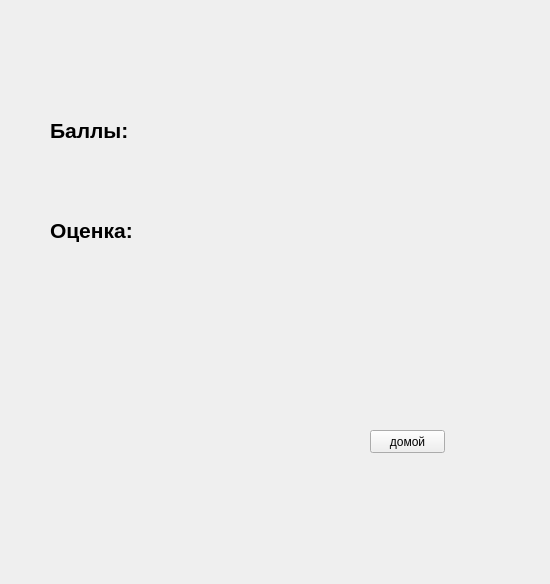
<?xml version="1.0" encoding="UTF-8"?>
<ui version="4.0">
 <class>Form</class>
 <widget class="QWidget" name="Form">
  <property name="geometry">
   <rect>
    <x>0</x>
    <y>0</y>
    <width>550</width>
    <height>584</height>
   </rect>
  </property>
  <property name="windowTitle">
   <string>Form</string>
  </property>
  <widget class="QStackedWidget" name="stackedWidget">
   <property name="geometry">
    <rect>
     <x>0</x>
     <y>30</y>
     <width>511</width>
     <height>511</height>
    </rect>
   </property>
   <property name="currentIndex">
    <number>7</number>
   </property>
   <widget class="QWidget" name="page">
    <widget class="QPushButton" name="pushButton">
     <property name="geometry">
      <rect>
       <x>70</x>
       <y>280</y>
       <width>401</width>
       <height>211</height>
      </rect>
     </property>
     <property name="text">
      <string>НАЧАТЬ</string>
     </property>
    </widget>
    <widget class="QLabel" name="label">
     <property name="geometry">
      <rect>
       <x>200</x>
       <y>60</y>
       <width>131</width>
       <height>41</height>
      </rect>
     </property>
     <property name="text">
      <string>&lt;html&gt;&lt;head/&gt;&lt;body&gt;&lt;p align=&quot;center&quot;&gt;&lt;span style=&quot; font-size:18pt; font-weight:600; font-style:italic;&quot;&gt;Тест&lt;/span&gt;&lt;/p&gt;&lt;/body&gt;&lt;/html&gt;</string>
     </property>
    </widget>
    <widget class="QLabel" name="label_16">
     <property name="geometry">
      <rect>
       <x>170</x>
       <y>110</y>
       <width>241</width>
       <height>31</height>
      </rect>
     </property>
     <property name="text">
      <string>&lt;html&gt;&lt;head/&gt;&lt;body&gt;&lt;p&gt;&lt;span style=&quot; font-size:16pt;&quot;&gt;На сколько ты гений!&lt;/span&gt;&lt;/p&gt;&lt;/body&gt;&lt;/html&gt;</string>
     </property>
    </widget>
   </widget>
   <widget class="QWidget" name="page_2">
    <widget class="QLabel" name="label_2">
     <property name="geometry">
      <rect>
       <x>220</x>
       <y>30</y>
       <width>101</width>
       <height>31</height>
      </rect>
     </property>
     <property name="text">
      <string>Вопрос 1</string>
     </property>
    </widget>
    <widget class="QLabel" name="label_3">
     <property name="geometry">
      <rect>
       <x>40</x>
       <y>100</y>
       <width>321</width>
       <height>41</height>
      </rect>
     </property>
     <property name="text">
      <string>&lt;html&gt;&lt;head/&gt;&lt;body&gt;&lt;p&gt;&lt;span style=&quot; font-size:16pt;&quot;&gt;3*15=?&lt;/span&gt;&lt;/p&gt;&lt;/body&gt;&lt;/html&gt;</string>
     </property>
    </widget>
    <widget class="QRadioButton" name="radioButton">
     <property name="geometry">
      <rect>
       <x>20</x>
       <y>170</y>
       <width>82</width>
       <height>17</height>
      </rect>
     </property>
     <property name="text">
      <string>45</string>
     </property>
    </widget>
    <widget class="QRadioButton" name="radioButton_2">
     <property name="geometry">
      <rect>
       <x>20</x>
       <y>210</y>
       <width>82</width>
       <height>17</height>
      </rect>
     </property>
     <property name="text">
      <string>50</string>
     </property>
    </widget>
    <widget class="QRadioButton" name="radioButton_3">
     <property name="geometry">
      <rect>
       <x>20</x>
       <y>250</y>
       <width>82</width>
       <height>17</height>
      </rect>
     </property>
     <property name="text">
      <string>18</string>
     </property>
    </widget>
    <widget class="QRadioButton" name="radioButton_4">
     <property name="geometry">
      <rect>
       <x>20</x>
       <y>280</y>
       <width>82</width>
       <height>17</height>
      </rect>
     </property>
     <property name="text">
      <string>-12</string>
     </property>
    </widget>
    <widget class="QPushButton" name="pushButton_2">
     <property name="geometry">
      <rect>
       <x>370</x>
       <y>430</y>
       <width>75</width>
       <height>23</height>
      </rect>
     </property>
     <property name="text">
      <string>дальше&gt;</string>
     </property>
    </widget>
    <widget class="QPushButton" name="pushButton_9">
     <property name="geometry">
      <rect>
       <x>60</x>
       <y>430</y>
       <width>75</width>
       <height>23</height>
      </rect>
     </property>
     <property name="text">
      <string>&lt;назад</string>
     </property>
    </widget>
   </widget>
   <widget class="QWidget" name="page_3">
    <widget class="QLabel" name="label_4">
     <property name="geometry">
      <rect>
       <x>210</x>
       <y>40</y>
       <width>141</width>
       <height>51</height>
      </rect>
     </property>
     <property name="text">
      <string>Вопрос 2</string>
     </property>
    </widget>
    <widget class="QLabel" name="label_5">
     <property name="geometry">
      <rect>
       <x>50</x>
       <y>110</y>
       <width>131</width>
       <height>41</height>
      </rect>
     </property>
     <property name="text">
      <string>&lt;html&gt;&lt;head/&gt;&lt;body&gt;&lt;p&gt;&lt;span style=&quot; font-size:18pt;&quot;&gt;10-2=?&lt;/span&gt;&lt;/p&gt;&lt;/body&gt;&lt;/html&gt;</string>
     </property>
    </widget>
    <widget class="QRadioButton" name="radioButton_5">
     <property name="geometry">
      <rect>
       <x>30</x>
       <y>160</y>
       <width>82</width>
       <height>17</height>
      </rect>
     </property>
     <property name="text">
      <string>10</string>
     </property>
    </widget>
    <widget class="QRadioButton" name="radioButton_6">
     <property name="geometry">
      <rect>
       <x>30</x>
       <y>190</y>
       <width>82</width>
       <height>17</height>
      </rect>
     </property>
     <property name="text">
      <string>20</string>
     </property>
    </widget>
    <widget class="QRadioButton" name="radioButton_7">
     <property name="geometry">
      <rect>
       <x>30</x>
       <y>220</y>
       <width>82</width>
       <height>17</height>
      </rect>
     </property>
     <property name="text">
      <string>8</string>
     </property>
    </widget>
    <widget class="QRadioButton" name="radioButton_8">
     <property name="geometry">
      <rect>
       <x>30</x>
       <y>250</y>
       <width>82</width>
       <height>17</height>
      </rect>
     </property>
     <property name="text">
      <string>50</string>
     </property>
    </widget>
    <widget class="QPushButton" name="pushButton_3">
     <property name="geometry">
      <rect>
       <x>380</x>
       <y>440</y>
       <width>75</width>
       <height>23</height>
      </rect>
     </property>
     <property name="text">
      <string>дальше&gt;</string>
     </property>
    </widget>
    <widget class="QPushButton" name="pushButton_10">
     <property name="geometry">
      <rect>
       <x>60</x>
       <y>440</y>
       <width>75</width>
       <height>23</height>
      </rect>
     </property>
     <property name="text">
      <string>&lt;назад</string>
     </property>
    </widget>
   </widget>
   <widget class="QWidget" name="page_4">
    <widget class="QLabel" name="label_6">
     <property name="geometry">
      <rect>
       <x>200</x>
       <y>10</y>
       <width>211</width>
       <height>111</height>
      </rect>
     </property>
     <property name="text">
      <string>&lt;html&gt;&lt;head/&gt;&lt;body&gt;&lt;p&gt;&lt;span style=&quot; font-size:9pt; font-weight:600;&quot;&gt;Вопрос 3&lt;/span&gt;&lt;/p&gt;&lt;/body&gt;&lt;/html&gt;</string>
     </property>
    </widget>
    <widget class="QPushButton" name="pushButton_4">
     <property name="geometry">
      <rect>
       <x>400</x>
       <y>460</y>
       <width>75</width>
       <height>23</height>
      </rect>
     </property>
     <property name="text">
      <string>дальше&gt;</string>
     </property>
    </widget>
    <widget class="QLabel" name="label_7">
     <property name="geometry">
      <rect>
       <x>60</x>
       <y>120</y>
       <width>141</width>
       <height>51</height>
      </rect>
     </property>
     <property name="text">
      <string>&lt;html&gt;&lt;head/&gt;&lt;body&gt;&lt;p&gt;&lt;span style=&quot; font-size:14pt;&quot;&gt;50-20=?&lt;/span&gt;&lt;/p&gt;&lt;/body&gt;&lt;/html&gt;</string>
     </property>
    </widget>
    <widget class="QRadioButton" name="radioButton_9">
     <property name="geometry">
      <rect>
       <x>40</x>
       <y>180</y>
       <width>82</width>
       <height>17</height>
      </rect>
     </property>
     <property name="text">
      <string>50</string>
     </property>
    </widget>
    <widget class="QRadioButton" name="radioButton_10">
     <property name="geometry">
      <rect>
       <x>40</x>
       <y>220</y>
       <width>82</width>
       <height>17</height>
      </rect>
     </property>
     <property name="text">
      <string>30</string>
     </property>
    </widget>
    <widget class="QRadioButton" name="radioButton_11">
     <property name="geometry">
      <rect>
       <x>40</x>
       <y>250</y>
       <width>82</width>
       <height>17</height>
      </rect>
     </property>
     <property name="text">
      <string>20</string>
     </property>
    </widget>
    <widget class="QRadioButton" name="radioButton_12">
     <property name="geometry">
      <rect>
       <x>40</x>
       <y>280</y>
       <width>82</width>
       <height>17</height>
      </rect>
     </property>
     <property name="text">
      <string>15</string>
     </property>
    </widget>
    <widget class="QPushButton" name="pushButton_11">
     <property name="geometry">
      <rect>
       <x>90</x>
       <y>460</y>
       <width>75</width>
       <height>23</height>
      </rect>
     </property>
     <property name="text">
      <string>&lt;назад</string>
     </property>
    </widget>
   </widget>
   <widget class="QWidget" name="page_5">
    <widget class="QLabel" name="label_8">
     <property name="geometry">
      <rect>
       <x>200</x>
       <y>40</y>
       <width>191</width>
       <height>81</height>
      </rect>
     </property>
     <property name="text">
      <string>&lt;html&gt;&lt;head/&gt;&lt;body&gt;&lt;p&gt;&lt;span style=&quot; font-size:10pt; font-weight:600;&quot;&gt;Задание 4&lt;/span&gt;&lt;/p&gt;&lt;/body&gt;&lt;/html&gt;</string>
     </property>
    </widget>
    <widget class="QLabel" name="label_9">
     <property name="geometry">
      <rect>
       <x>50</x>
       <y>120</y>
       <width>171</width>
       <height>61</height>
      </rect>
     </property>
     <property name="text">
      <string>&lt;html&gt;&lt;head/&gt;&lt;body&gt;&lt;p&gt;&lt;span style=&quot; font-size:12pt;&quot;&gt;30*30=?&lt;/span&gt;&lt;/p&gt;&lt;/body&gt;&lt;/html&gt;</string>
     </property>
    </widget>
    <widget class="QPushButton" name="pushButton_5">
     <property name="geometry">
      <rect>
       <x>410</x>
       <y>460</y>
       <width>75</width>
       <height>23</height>
      </rect>
     </property>
     <property name="text">
      <string>дальше&gt;</string>
     </property>
    </widget>
    <widget class="QRadioButton" name="radioButton_13">
     <property name="geometry">
      <rect>
       <x>40</x>
       <y>180</y>
       <width>82</width>
       <height>17</height>
      </rect>
     </property>
     <property name="text">
      <string>60</string>
     </property>
    </widget>
    <widget class="QRadioButton" name="radioButton_14">
     <property name="geometry">
      <rect>
       <x>40</x>
       <y>210</y>
       <width>82</width>
       <height>17</height>
      </rect>
     </property>
     <property name="text">
      <string>120</string>
     </property>
    </widget>
    <widget class="QRadioButton" name="radioButton_15">
     <property name="geometry">
      <rect>
       <x>40</x>
       <y>250</y>
       <width>82</width>
       <height>17</height>
      </rect>
     </property>
     <property name="text">
      <string>900</string>
     </property>
    </widget>
    <widget class="QRadioButton" name="radioButton_16">
     <property name="geometry">
      <rect>
       <x>40</x>
       <y>290</y>
       <width>82</width>
       <height>17</height>
      </rect>
     </property>
     <property name="text">
      <string>1200</string>
     </property>
    </widget>
    <widget class="QPushButton" name="pushButton_12">
     <property name="geometry">
      <rect>
       <x>70</x>
       <y>460</y>
       <width>75</width>
       <height>23</height>
      </rect>
     </property>
     <property name="text">
      <string>&lt;назад</string>
     </property>
    </widget>
   </widget>
   <widget class="QWidget" name="page_6">
    <widget class="QLabel" name="label_10">
     <property name="geometry">
      <rect>
       <x>210</x>
       <y>43</y>
       <width>121</width>
       <height>20</height>
      </rect>
     </property>
     <property name="text">
      <string>&lt;html&gt;&lt;head/&gt;&lt;body&gt;&lt;p&gt;&lt;span style=&quot; font-size:14pt; font-weight:600;&quot;&gt;Задание 5&lt;/span&gt;&lt;/p&gt;&lt;/body&gt;&lt;/html&gt;</string>
     </property>
    </widget>
    <widget class="QRadioButton" name="radioButton_17">
     <property name="geometry">
      <rect>
       <x>70</x>
       <y>170</y>
       <width>82</width>
       <height>17</height>
      </rect>
     </property>
     <property name="text">
      <string>Иван</string>
     </property>
    </widget>
    <widget class="QRadioButton" name="radioButton_18">
     <property name="geometry">
      <rect>
       <x>70</x>
       <y>200</y>
       <width>82</width>
       <height>17</height>
      </rect>
     </property>
     <property name="text">
      <string>Сергей</string>
     </property>
    </widget>
    <widget class="QRadioButton" name="radioButton_19">
     <property name="geometry">
      <rect>
       <x>70</x>
       <y>230</y>
       <width>82</width>
       <height>17</height>
      </rect>
     </property>
     <property name="text">
      <string>Александр</string>
     </property>
    </widget>
    <widget class="QLabel" name="label_11">
     <property name="geometry">
      <rect>
       <x>100</x>
       <y>100</y>
       <width>261</width>
       <height>16</height>
      </rect>
     </property>
     <property name="text">
      <string>Как звали Александра Сергеевича Пушкина?</string>
     </property>
    </widget>
    <widget class="QPushButton" name="pushButton_6">
     <property name="geometry">
      <rect>
       <x>370</x>
       <y>370</y>
       <width>75</width>
       <height>23</height>
      </rect>
     </property>
     <property name="text">
      <string>дальше&gt;</string>
     </property>
    </widget>
    <widget class="QPushButton" name="pushButton_13">
     <property name="geometry">
      <rect>
       <x>100</x>
       <y>370</y>
       <width>75</width>
       <height>23</height>
      </rect>
     </property>
     <property name="text">
      <string>&lt;назад</string>
     </property>
    </widget>
   </widget>
   <widget class="QWidget" name="page_7">
    <widget class="QLabel" name="label_12">
     <property name="geometry">
      <rect>
       <x>220</x>
       <y>40</y>
       <width>111</width>
       <height>31</height>
      </rect>
     </property>
     <property name="text">
      <string>&lt;html&gt;&lt;head/&gt;&lt;body&gt;&lt;p&gt;&lt;span style=&quot; font-size:10pt; font-weight:600;&quot;&gt;Вопрос 6&lt;/span&gt;&lt;/p&gt;&lt;/body&gt;&lt;/html&gt;</string>
     </property>
    </widget>
    <widget class="QLabel" name="label_13">
     <property name="geometry">
      <rect>
       <x>70</x>
       <y>100</y>
       <width>251</width>
       <height>16</height>
      </rect>
     </property>
     <property name="text">
      <string>Сколько фей в Клубе Винкс?</string>
     </property>
    </widget>
    <widget class="QRadioButton" name="radioButton_20">
     <property name="geometry">
      <rect>
       <x>60</x>
       <y>150</y>
       <width>82</width>
       <height>17</height>
      </rect>
     </property>
     <property name="text">
      <string>3</string>
     </property>
    </widget>
    <widget class="QRadioButton" name="radioButton_21">
     <property name="geometry">
      <rect>
       <x>60</x>
       <y>190</y>
       <width>82</width>
       <height>17</height>
      </rect>
     </property>
     <property name="text">
      <string>10</string>
     </property>
    </widget>
    <widget class="QRadioButton" name="radioButton_22">
     <property name="geometry">
      <rect>
       <x>60</x>
       <y>230</y>
       <width>82</width>
       <height>17</height>
      </rect>
     </property>
     <property name="text">
      <string>6</string>
     </property>
    </widget>
    <widget class="QPushButton" name="pushButton_7">
     <property name="geometry">
      <rect>
       <x>354</x>
       <y>420</y>
       <width>101</width>
       <height>23</height>
      </rect>
     </property>
     <property name="text">
      <string>завершить тест</string>
     </property>
    </widget>
    <widget class="QPushButton" name="pushButton_14">
     <property name="geometry">
      <rect>
       <x>80</x>
       <y>420</y>
       <width>75</width>
       <height>23</height>
      </rect>
     </property>
     <property name="text">
      <string>&lt;назад</string>
     </property>
    </widget>
   </widget>
   <widget class="QWidget" name="page_8">
    <widget class="QLabel" name="label_14">
     <property name="geometry">
      <rect>
       <x>50</x>
       <y>70</y>
       <width>141</width>
       <height>61</height>
      </rect>
     </property>
     <property name="text">
      <string>&lt;html&gt;&lt;head/&gt;&lt;body&gt;&lt;p&gt;&lt;span style=&quot; font-size:16pt; font-weight:600;&quot;&gt;Баллы:&lt;/span&gt;&lt;/p&gt;&lt;/body&gt;&lt;/html&gt;</string>
     </property>
    </widget>
    <widget class="QLabel" name="label_15">
     <property name="geometry">
      <rect>
       <x>50</x>
       <y>180</y>
       <width>161</width>
       <height>41</height>
      </rect>
     </property>
     <property name="text">
      <string>&lt;html&gt;&lt;head/&gt;&lt;body&gt;&lt;p&gt;&lt;span style=&quot; font-size:16pt; font-weight:600;&quot;&gt;Оценка:&lt;/span&gt;&lt;/p&gt;&lt;/body&gt;&lt;/html&gt;</string>
     </property>
    </widget>
    <widget class="QPushButton" name="pushButton_8">
     <property name="geometry">
      <rect>
       <x>370</x>
       <y>400</y>
       <width>75</width>
       <height>23</height>
      </rect>
     </property>
     <property name="text">
      <string>домой</string>
     </property>
    </widget>
    <widget class="QLabel" name="label_17">
     <property name="geometry">
      <rect>
       <x>320</x>
       <y>70</y>
       <width>111</width>
       <height>81</height>
      </rect>
     </property>
     <property name="text">
      <string/>
     </property>
    </widget>
    <widget class="QLabel" name="label_18">
     <property name="geometry">
      <rect>
       <x>300</x>
       <y>170</y>
       <width>111</width>
       <height>51</height>
      </rect>
     </property>
     <property name="text">
      <string/>
     </property>
    </widget>
   </widget>
  </widget>
 </widget>
 <resources/>
 <connections/>
</ui>
